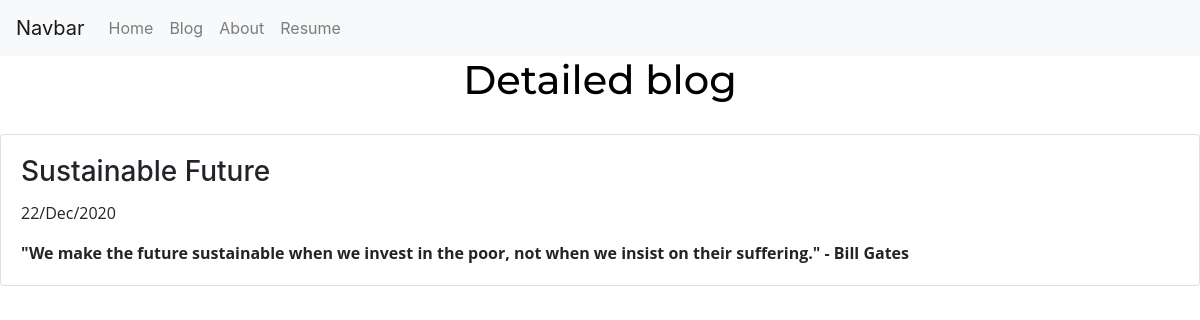
The app's page /blog/4/ with its own data.
### blog/models.py (models this page shows, shortened)
class Post(models.Model):
    title = models.CharField(max_length=100)
    date = models.DateField(auto_now=True)
    post = models.TextField()

### blog/views.py (the view)
# urls.py: path('<int:post_id>/', views.detail, name="detail"),#if anyone enters an integer after blog url, then pass the int as blog_id to views_detail
def detail(request, post_id):
    post = get_object_or_404(Post, pk=post_id)
    return render(request, 'blog/detail.html', {'post': post})

### blog/templates/blog/detail.html
{% extends 'portfolio/base.html' %}
{% block content %}
{% load static %}
    <h1>Detailed blog</h1>
    <div class="card" style="margin-top:30px;">
        <div class="card-body">
                <h3 class="card-title">{{ post.title }}</h3>
            <p class="card-text" style="color:light-grey">{{ post.date|date:'d/M/Y' }}</p>
            <p class="card-text" style="font-weight:bold" >{{ post.post }}</p>
        </div>
    </div>
{% endblock %}

### portfolio/static/portfolio/styles.css (style rules this page uses)
html { position: relative; min-height: 100%; margin:0; padding:0; }
body { overflow-x: hidden; margin:0; padding:0; }
h1 { font-family: 'Montserrat', sans-serif; font-weight:bold; color:black; width:100%; margin-left:auto; margin-right:auto; text-align:center; }
p { font-family: 'Open Sans', sans-serif; }

### records on screen
Post: title "Sustainable Future", date "22/Dec/2020", post "\"We make the future sustainable when we invest in the poor, not when we insist on their suffering.\" - Bill Gates"
